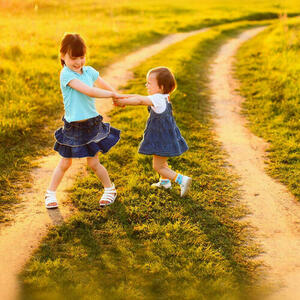
#> input picture Experiment__6/small_Family_cb1.jpg, 300 x 300 px
$ python main.py
#> lines starting #> are read from the running program, lines starting #| are printed output that depends on the picture; after the words box and inside, x2 and y2 are one past the last pixel; in counts of white or black regions, pixels touching at a corner belong together
import cv2
import numpy as np
import matplotlib.pyplot as plt
import time

# Step 1: Load the image
image = cv2.imread("small_Family_cb1.jpg")
#> image is the input picture: shape (300, 300, 3); mean B, G, R 45.9, 141.8, 178.5

if image is None:
    print("Image not found!")
    exit()

# Step 2: Convert to grayscale and reduce noise
gray = cv2.cvtColor(image, cv2.COLOR_BGR2GRAY)
blur = cv2.GaussianBlur(gray, (5, 5), 0)

# ---------------------------------------------------
# Step 3: Global Thresholding
# ---------------------------------------------------

start = time.time()

_, global_threshold = cv2.threshold(
    blur, 127, 255, cv2.THRESH_BINARY
)
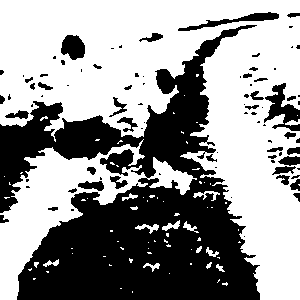
#> global_threshold: shape (300, 300); 58.4% white; 86 black regions (49 under 20 px), largest, box (x1, y1, x2, y2) and area: (0, 25, 260, 300) 33297, (264, 83, 300, 131) 774, (178, 12, 279, 31) 503

global_time = time.time() - start

# ---------------------------------------------------
# Step 4: Otsu's Thresholding
# ---------------------------------------------------

start = time.time()

otsu_threshold_value, otsu = cv2.threshold(
    blur, 0, 255,
    cv2.THRESH_BINARY + cv2.THRESH_OTSU
)
#> otsu: shape (300, 300); 50.7% white; 63 black regions (39 under 20 px), largest, box (x1, y1, x2, y2) and area: (0, 23, 270, 300) 38303, (242, 80, 300, 144) 1705, (266, 143, 300, 202) 1110
#> otsu_threshold_value = 141

otsu_time = time.time() - start

print("Otsu threshold value:", otsu_threshold_value)
#| Otsu threshold value: 141.0

# ---------------------------------------------------
# Step 5: Adaptive Thresholding
# ---------------------------------------------------

start = time.time()

adaptive = cv2.adaptiveThreshold(
    blur,
    255,
    cv2.ADAPTIVE_THRESH_GAUSSIAN_C,
    cv2.THRESH_BINARY,
    11,
    2
)
#> adaptive: shape (300, 300); 64% white; 646 black regions (389 under 20 px), largest, box (x1, y1, x2, y2) and area: (78, 171, 245, 226) 1985, (4, 67, 109, 153) 1897, (64, 80, 180, 158) 1104

adaptive_time = time.time() - start

# ---------------------------------------------------
# Step 6: Watershed Segmentation
# ---------------------------------------------------

start = time.time()

# Use Otsu result as binary image
binary = otsu.copy()

# Noise removal
kernel = np.ones((3, 3), np.uint8)
opening = cv2.morphologyEx(
    binary,
    cv2.MORPH_OPEN,
    kernel,
    iterations=2
)
#> opening: shape (300, 300); 47.6% white; 13 white regions, largest, box (x1, y1, x2, y2) and area: (0, 0, 300, 300) 34878, (0, 150, 91, 300) 5876, (91, 158, 117, 202) 458

# Find sure background
sure_background = cv2.dilate(
    opening,
    kernel,
    iterations=3
)
#> sure_background: shape (300, 300); 58.2% white; 13 black regions (5 under 20 px), largest, box (x1, y1, x2, y2) and area: (0, 39, 262, 300) 34796, (246, 84, 300, 196) 2147, (64, 38, 82, 56) 231

# Distance transform
distance = cv2.distanceTransform(
    opening,
    cv2.DIST_L2,
    5
)

# Find sure foreground
_, sure_foreground = cv2.threshold(
    distance,
    0.5 * distance.max(),
    255,
    0
)
#> sure_foreground: shape (300, 300) float32; 3.3% white; 3 white regions (1 under 20 px), largest, box (x1, y1, x2, y2) and area: (0, 0, 103, 32) 1869, (272, 214, 300, 300) 1105

sure_foreground = np.uint8(sure_foreground)

# Unknown region
unknown = cv2.subtract(
    sure_background,
    sure_foreground
)
#> unknown: shape (300, 300); 54.9% white; 16 black regions (6 under 20 px), largest, box (x1, y1, x2, y2) and area: (0, 39, 262, 300) 34796, (246, 84, 300, 196) 2147, (0, 0, 103, 32) 1869

# Create markers
_, markers = cv2.connectedComponents(
    sure_foreground
)
#> markers: shape (300, 300) int32; 4 distinct labels, from 0 to 3

markers = markers + 1
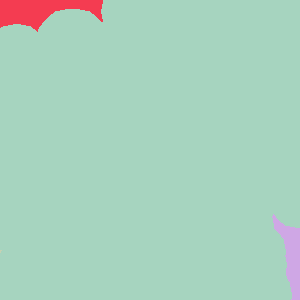
#> markers: shape (300, 300) int32; 4 distinct labels, from 1 to 4; one colour per label, 0 black
markers[unknown == 255] = 0
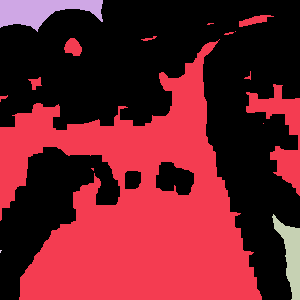
#> markers: shape (300, 300) int32; 5 distinct labels, from 0 to 4; one colour per label, 0 black

# Apply watershed
watershed_image = image.copy()
markers = cv2.watershed(
    watershed_image,
    markers
)
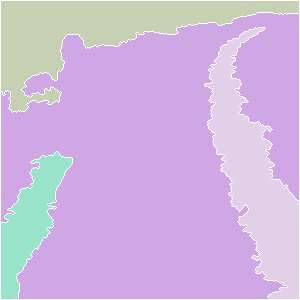
#> markers: shape (300, 300) int32; 5 distinct labels, from -1 to 4; one colour per label, 0 black, -1 white

watershed_image[markers == -1] = [0, 0, 255]
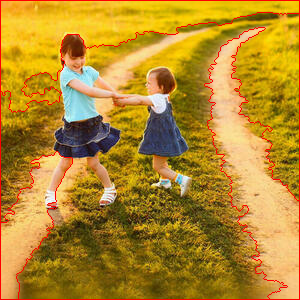
#> watershed_image: shape (300, 300, 3); 3.03% of pixels changed, all inside (x1, y1, x2, y2) = (0, 0, 300, 300)

watershed_time = time.time() - start

# ---------------------------------------------------
# Step 7: K-Means Color Segmentation
# ---------------------------------------------------

start = time.time()

# Convert image into pixel values
data = image.reshape((-1, 3))
data = np.float32(data)

# Number of clusters
k = 3

criteria = (
    cv2.TERM_CRITERIA_EPS +
    cv2.TERM_CRITERIA_MAX_ITER,
    100,
    0.2
)

_, labels, centers = cv2.kmeans(
    data,
    k,
    None,
    criteria,
    10,
    cv2.KMEANS_RANDOM_CENTERS
)
#> centers = [[23.06, 166.5, 213.2], [19.53, 89.51, 115.4], [133.5, 195, 233.9]]

centers = np.uint8(centers)
#> centers = [[23, 166, 213], [19, 89, 115], [133, 195, 233]]

segmented_data = centers[labels.flatten()]
kmeans_image = segmented_data.reshape(image.shape)
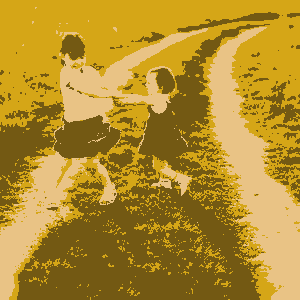
#> kmeans_image: shape (300, 300, 3); mean B, G, R 45.5, 141.4, 178

kmeans_time = time.time() - start

# ---------------------------------------------------
# Step 8: Compare Results
# ---------------------------------------------------

print("\nExecution Time:")
print("Global Thresholding:", round(global_time, 5), "seconds")
print("Otsu Thresholding:", round(otsu_time, 5), "seconds")
print("Adaptive Thresholding:", round(adaptive_time, 5), "seconds")
print("Watershed:", round(watershed_time, 5), "seconds")
print("K-Means:", round(kmeans_time, 5), "seconds")

# ---------------------------------------------------
# Save results
# ---------------------------------------------------

cv2.imwrite("gray.jpg", gray)
cv2.imwrite("global_threshold.jpg", global_threshold)
cv2.imwrite("otsu_threshold.jpg", otsu)
cv2.imwrite("adaptive_threshold.jpg", adaptive)
cv2.imwrite("watershed.jpg", watershed_image)
cv2.imwrite("kmeans.jpg", kmeans_image)

# ---------------------------------------------------
# Step 9: Display all segmented images
# ---------------------------------------------------

plt.figure(figsize=(12, 10))

plt.subplot(3, 2, 1)
plt.imshow(cv2.cvtColor(image, cv2.COLOR_BGR2RGB))
plt.title("Original Image")
plt.axis("off")

plt.subplot(3, 2, 2)
plt.imshow(global_threshold, cmap="gray")
plt.title("Global Thresholding")
plt.axis("off")

plt.subplot(3, 2, 3)
plt.imshow(otsu, cmap="gray")
plt.title("Otsu Thresholding")
plt.axis("off")

plt.subplot(3, 2, 4)
plt.imshow(adaptive, cmap="gray")
plt.title("Adaptive Thresholding")
plt.axis("off")

plt.subplot(3, 2, 5)
plt.imshow(cv2.cvtColor(watershed_image, cv2.COLOR_BGR2RGB))
plt.title("Watershed Segmentation")
plt.axis("off")

plt.subplot(3, 2, 6)
plt.imshow(cv2.cvtColor(kmeans_image, cv2.COLOR_BGR2RGB))
plt.title("K-Means Segmentation")
plt.axis("off")

plt.tight_layout()
plt.show()
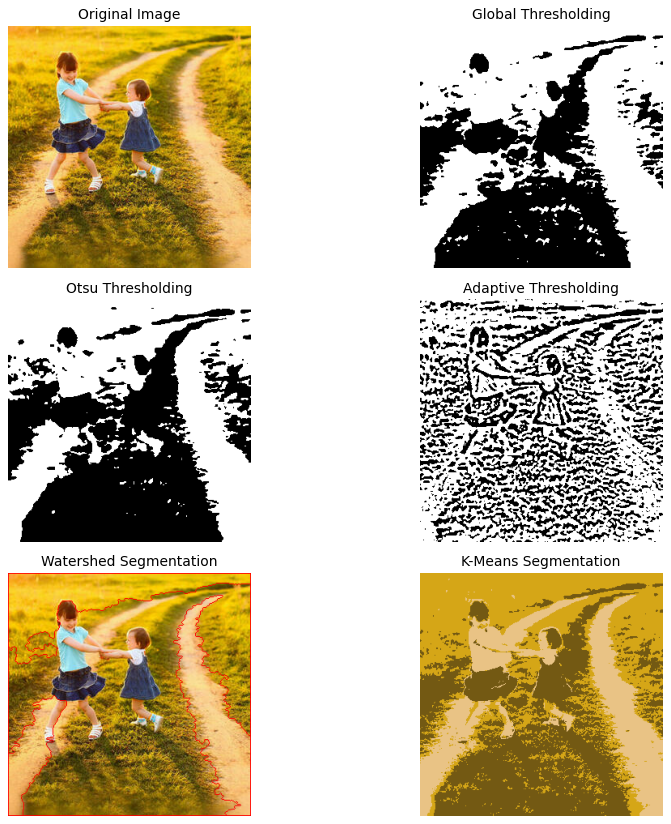
#> figure drawn by matplotlib, 6 panels

# ---------------------------------------------------
# Step 10: Observations
# ---------------------------------------------------

print("\nObservations:")
print("1. Global thresholding separates the image using a fixed threshold.")
print("2. Otsu's method automatically selects a suitable threshold value.")
print("3. Adaptive thresholding works better when image illumination is uneven.")
print("4. Watershed segmentation is useful for separating touching objects.")
print("5. K-Means groups pixels according to their color similarity.")
print("6. Different segmentation techniques are suitable for different images.")
print("7. Image segmentation is useful in medical imaging, satellite images,")
print("   object detection, autonomous systems and image analysis.")
